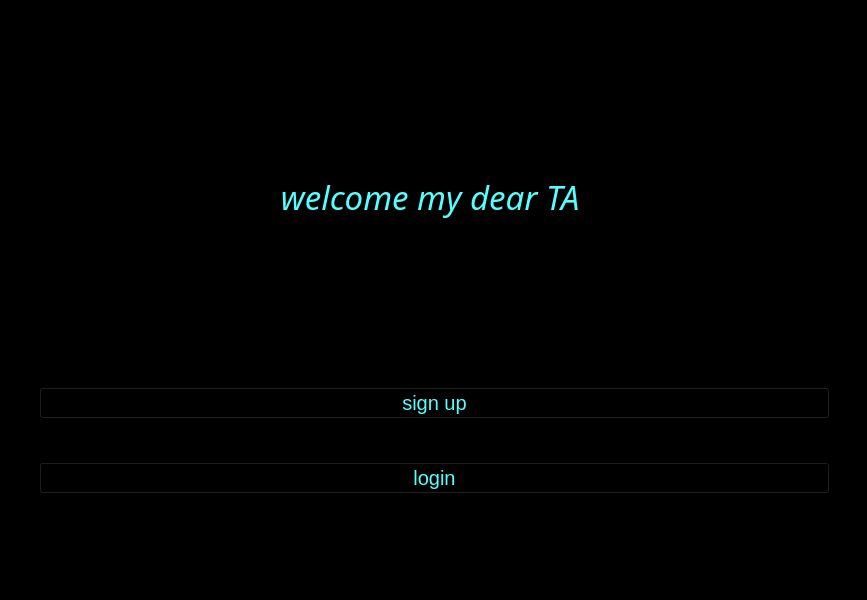
<?xml version="1.0" encoding="UTF-8"?>
<ui version="4.0">
 <class>MainWindow</class>
 <widget class="QMainWindow" name="MainWindow">
  <property name="geometry">
   <rect>
    <x>0</x>
    <y>0</y>
    <width>867</width>
    <height>600</height>
   </rect>
  </property>
  <property name="windowTitle">
   <string>MainWindow</string>
  </property>
  <property name="styleSheet">
   <string notr="true">background-color:black;</string>
  </property>
  <widget class="QWidget" name="centralwidget">
   <widget class="QWidget" name="verticalLayoutWidget">
    <property name="geometry">
     <rect>
      <x>39</x>
      <y>350</y>
      <width>791</width>
      <height>181</height>
     </rect>
    </property>
    <layout class="QVBoxLayout" name="verticalLayout">
     <item>
      <widget class="QPushButton" name="pushButton_2">
       <property name="font">
        <font>
         <pointsize>15</pointsize>
        </font>
       </property>
       <property name="styleSheet">
        <string notr="true">color:rgb(85, 255, 255)</string>
       </property>
       <property name="text">
        <string>sign up</string>
       </property>
      </widget>
     </item>
     <item>
      <widget class="QPushButton" name="pushButton">
       <property name="font">
        <font>
         <pointsize>15</pointsize>
        </font>
       </property>
       <property name="styleSheet">
        <string notr="true">color:rgb(85, 255, 255)</string>
       </property>
       <property name="text">
        <string>login</string>
       </property>
      </widget>
     </item>
    </layout>
   </widget>
   <widget class="QWidget" name="verticalLayoutWidget_2">
    <property name="geometry">
     <rect>
      <x>40</x>
      <y>46</y>
      <width>789</width>
      <height>301</height>
     </rect>
    </property>
    <layout class="QVBoxLayout" name="verticalLayout_2">
     <item>
      <widget class="QLabel" name="label">
       <property name="font">
        <font>
         <family>Unispace</family>
         <pointsize>25</pointsize>
         <italic>true</italic>
         <bold>false</bold>
         <strikeout>false</strikeout>
         <hintingpreference>PreferDefaultHinting</hintingpreference>
        </font>
       </property>
       <property name="cursor">
        <cursorShape>ArrowCursor</cursorShape>
       </property>
       <property name="mouseTracking">
        <bool>true</bool>
       </property>
       <property name="styleSheet">
        <string notr="true">color:rgb(85, 255, 255);</string>
       </property>
       <property name="text">
        <string>welcome my dear TA </string>
       </property>
       <property name="alignment">
        <set>Qt::AlignmentFlag::AlignCenter</set>
       </property>
       <property name="openExternalLinks">
        <bool>false</bool>
       </property>
      </widget>
     </item>
    </layout>
   </widget>
  </widget>
  <widget class="QMenuBar" name="menubar">
   <property name="geometry">
    <rect>
     <x>0</x>
     <y>0</y>
     <width>867</width>
     <height>25</height>
    </rect>
   </property>
  </widget>
  <widget class="QStatusBar" name="statusbar"/>
 </widget>
 <resources/>
 <connections/>
</ui>
